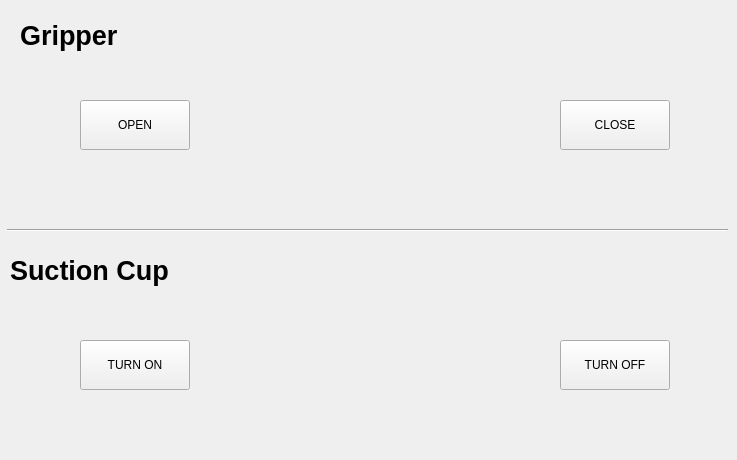
      <widget class="QWidget" name="ToolTab">
        <attribute name="title">
          <string>Tool</string>
        </attribute>

        <!--  -->
        <widget class="QLabel" name="GripperLabel">
          <property name="geometry">
            <rect>
              <x>20</x>
              <y>10</y>
              <width>121</width>
              <height>51</height>
            </rect>
          </property>
          <property name="font">
            <font>
              <pointsize>20</pointsize>
              <weight>75</weight>
              <bold>true</bold>
            </font>
          </property>
          <property name="text">
            <string>Gripper</string>
          </property>
        </widget>
        
        <!--  -->
        <widget class="QLabel" name="GripperImage">
          <property name="geometry">
            <rect>
            <x>270</x>
            <y>10</y>
            <width>201</width>
            <height>191</height>
          </rect>
        </property>
        <property name="text">
          <string/>
        </property>
        <property name="pixmap">
          <pixmap>images/gripper.png</pixmap>
        </property>
        <property name="scaledContents">
          <bool>true</bool>
        </property>
      </widget>

        <!--  -->
        <widget class="QPushButton" name="GripperOpen">
          <property name="geometry">
            <rect>
              <x>80</x>
              <y>100</y>
              <width>110</width>
              <height>50</height>
            </rect>
          </property>
          <property name="text">
            <string>OPEN</string>
          </property>
        </widget>

        <!--  -->
        <widget class="QPushButton" name="GripperClose">
          <property name="geometry">
            <rect>
              <x>560</x>
              <y>100</y>
              <width>110</width>
              <height>50</height>
            </rect>
          </property>
          <property name="text">
            <string>CLOSE</string>
          </property>
        </widget>

        <!--  -->
        <widget class="QLabel" name="SuctionCupLabel">
          <property name="geometry">
            <rect>
              <x>10</x>
              <y>240</y>
              <width>201</width>
              <height>61</height>
            </rect>
          </property>
          <property name="font">
            <font>
              <pointsize>20</pointsize>
              <weight>75</weight>
              <bold>true</bold>
            </font>
          </property>
          <property name="text">
            <string>Suction Cup</string>
          </property>
        </widget>

        <!--  -->
        <widget class="QPushButton" name="SuctionCupTurnOn">
          <property name="geometry">
            <rect>
              <x>80</x>
              <y>340</y>
              <width>110</width>
              <height>50</height>
            </rect>
          </property>
          <property name="text">
            <string>TURN ON</string>
          </property>
        </widget>

        <!--  -->
        <widget class="QPushButton" name="SuctionCupTurnOff">
          <property name="geometry">
            <rect>
              <x>560</x>
              <y>340</y>
              <width>110</width>
              <height>50</height>
            </rect>
          </property>
          <property name="text">
            <string>TURN OFF</string>
          </property>
        </widget>

      <!--  -->
      <widget class="QLabel" name="SuctionCupImage">
        <property name="geometry">
          <rect>
            <x>280</x>
            <y>250</y>
            <width>181</width>
            <height>201</height>
          </rect>
        </property>
        <property name="text">
          <string/>
        </property>
        <property name="pixmap">
          <pixmap>images/suction_cup.png</pixmap>
        </property>
        <property name="scaledContents">
          <bool>true</bool>
        </property>
      </widget>

      <!--  -->
      <widget class="Line" name="ToolTabHLine">
        <property name="geometry">
          <rect>
            <x>7</x>
            <y>220</y>
            <width>721</width>
            <height>20</height>
          </rect>
        </property>
        <property name="orientation">
          <enum>Qt::Horizontal</enum>
        </property>
      </widget>

   </widget>
